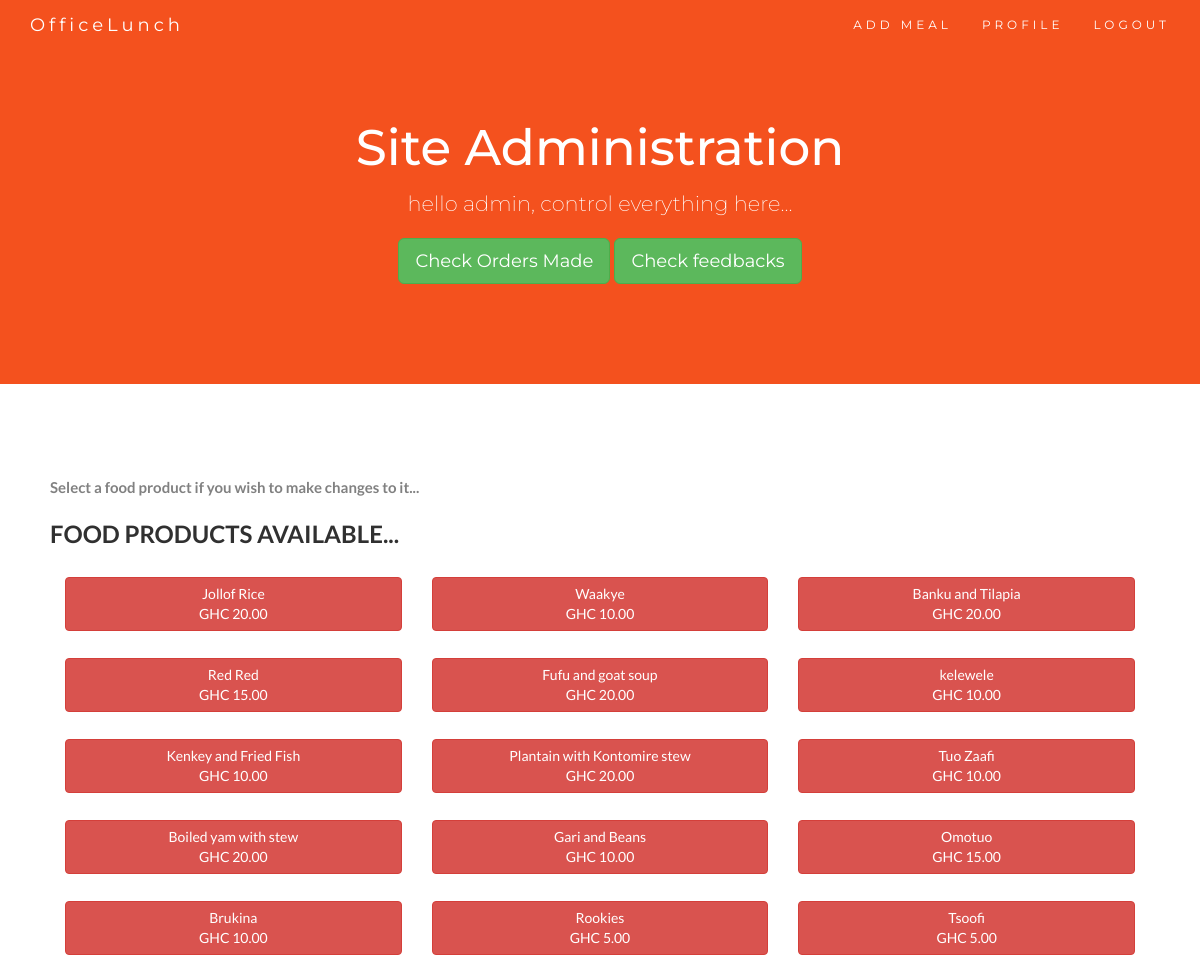
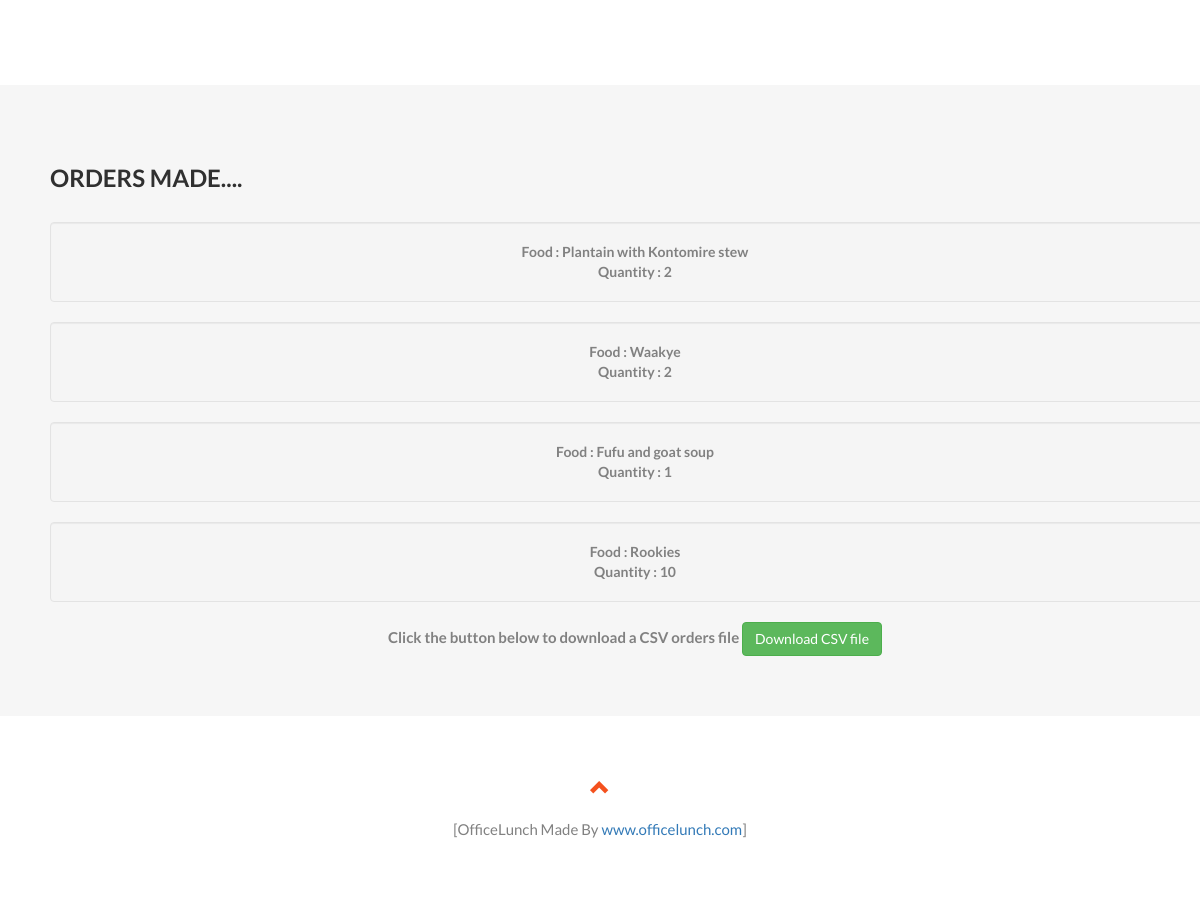
/adminsite (signed in), run on the app's committed database (2 pictures, top to bottom).
### store/models.py (models this page shows, shortened)
class Product(models.Model):
    meal = models.CharField(max_length=50,
                            validators=[validate_product_name])
    price = models.DecimalField(max_digits=9,decimal_places=2,default=0)

class Order(models.Model):
    email = models.EmailField()
    meal = models.CharField(max_length=50,default='meal name')
    price = models.DecimalField(max_digits=9,decimal_places=2,default=0)
    quantity = models.IntegerField(default=0)
    comments = models.TextField(max_length=500,default='no comments yet...')
    last_change = models.DateTimeField(auto_now=True)

### store/views.py (the view)
# urls.py: path('adminsite',views.adminsite, name='adminsite'),
@login_required
def adminsite(request):
    all_products = Product.objects.all()
    all_orders = Order.objects.all()
    return render(request, 'CreatedAdminPage.html', {'all_orders' : all_orders,'all_products' : all_products})

### store/templates/CreatedAdminPage.html (shortened to what this page needs)
{% extends 'baseAdmin.html' %}
{% block nav %}
<div class="collapse navbar-collapse" id="myNavbar">
    <ul class="nav navbar-nav navbar-right">
        <li><a href="{% url 'addmeal' %}">ADD MEAL</a></li>
        <li><a href="{% url 'password_change' %}">PROFILE</a></li>
        <li><a href="{% url 'logout' %}">LOGOUT</a></li>
    </ul>
</div>
</div>
</nav>
{% endblock %}
{% block banner %}
<div class="jumbotron text-center">
    <h1 style="font-size: 50px"> Site Administration</h1>
    <p>hello {{ user }}, control everything here...</p>
    <a role="button" class="btn btn-lg btn-success" href="#orders">Check Orders Made</a>
    <a role="button" class="btn btn-lg btn-success" href="{% url 'viewfeedback' %}">Check feedbacks</a>
</div>
{%  endblock %}
{% block content %}
<div class="container-fluid">
    <strong>Select a food product if you wish to make changes to it...</strong>
    <h2>Food Products Available...</h2>
    {% if all_products %}
    {% for product in all_products %}
    <div class="col-sm-4">
        <a href="{% url 'editmeal' product.id %}" role="button" class="btn btn-danger btn-bg btn-block">
            {{ product.meal }}<br>GHC {{product.price}}
        </a><br>
    </div>
    {% endfor %}
    {% else %}
    <strong>No Food Products currently...</strong>
    {% endif %}
</div>
<div class="container-fluid bg-grey" id="orders">
    <h2>Orders Made....</h2>
    <div class="container">
        <div class="row">
            {% if all_orders %}
            {% for order in all_orders %}
            <div class="well btn btn-block">
                <strong>Food : {{ order.meal }}<br>Quantity : {{ order.quantity }}</strong>
            </div>
            {% endfor %}
            {% else %}
            <h3>No orders made at the moment...</h3>
            {% endif %}
        </div>
        <div class="text-center">
            <strong>Click the button below to download a CSV orders file </strong>
            <a role="button" class="btn btn-success" href="{% url 'reportDownload' %}">Download CSV file</a>
        </div>
    </div>
</div>
{% endblock %}

### store/static/store/style.css (style rules this page uses)
body { font: 400 15px Lato, sans-serif; line-height: 1.8; color: #818181; }
h2 { font-size: 24px; text-transform: uppercase; color: #303030; font-weight: 600; margin-bottom: 30px; }
.jumbotron { background-color: #f4511e; color: #fff; padding: 100px 25px; font-family: Montserrat, sans-serif; }
.container-fluid { padding: 60px 50px; }
.bg-grey { background-color: #f6f6f6; }
.navbar li a, .navbar .navbar-brand { color: #fff !important; }

### data on the page
Product: meal "Jollof Rice", price "20.00"
Product: meal "Waakye", price "10.00"
Product: meal "Banku and Tilapia", price "20.00"
Product: meal "Red Red", price "15.00"
Product: meal "Fufu and goat soup", price "20.00"
Product: meal "kelewele", price "10.00"
Product: meal "Kenkey and Fried Fish", price "10.00"
Product: meal "Plantain with Kontomire stew", price "20.00"
Product: meal "Tuo Zaafi", price "10.00"
Product: meal "Boiled yam with stew", price "20.00"
Product: meal "Gari and Beans", price "10.00"
Product: meal "Omotuo", price "15.00"
Product: meal "Brukina", price "10.00"
Product: meal "Rookies", price "5.00"
Product: meal "Tsoofi", price "5.00"
Order: meal "Plantain with Kontomire stew", quantity "2"
Order: meal "Waakye", quantity "2"
Order: meal "Fufu and goat soup", quantity "1"
Order: meal "Rookies", quantity "10"

### other printed values
{{ user }} "admin"
